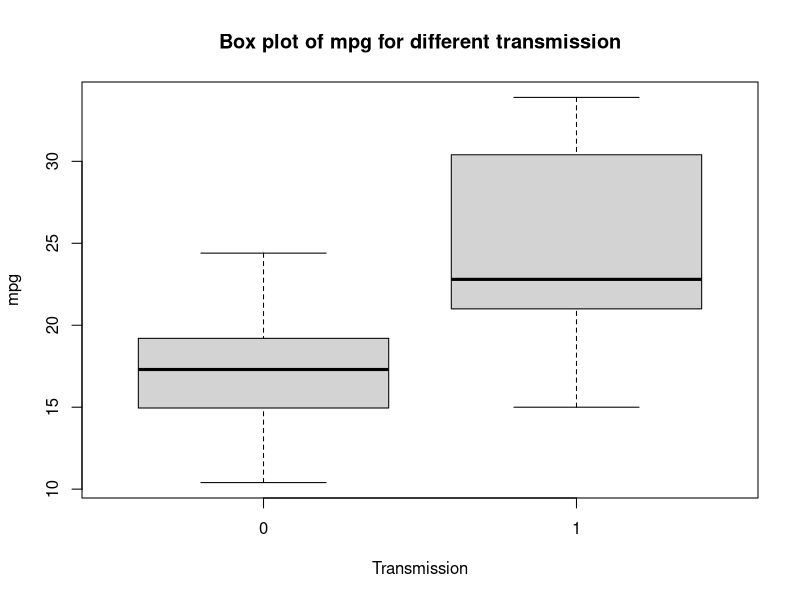
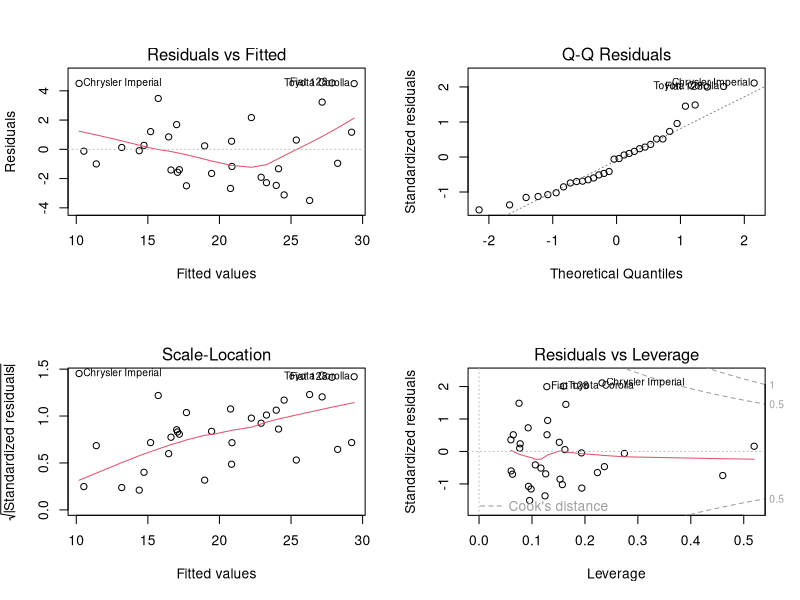

Generate these figures, in order, with R:
data(mtcars)

##Exploratory Analysis
###descriptive statistics
summary(mtcars$mpg[mtcars$am==0])
sd(mtcars$mpg[mtcars$am==0])
summary(mtcars$mpg[mtcars$am==1])
sd(mtcars$mpg[mtcars$am==1])

###boxplot

boxplot(mtcars$mpg ~ mtcars$am,
        main='Box plot of mpg for different transmission', 
        xlab='Transmission', ylab='mpg')

##Regression Modeling

###Model Selection
m0<-lm(mpg~am,data=mtcars)
biggest <- formula(lm(mpg~.,data=mtcars))
biggest
####Here we choose models by AIC in a forward stepwise algorithm
m1<-step(m0, direction='forward', scope=biggest)
summary(m1)


###Model Fit (diagnostic plot)
par(mfrow = c(2, 2))
plot(m1)

